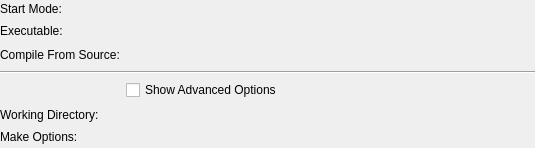
<?xml version="1.0" encoding="UTF-8"?>
<ui version="4.0">
 <class>ProgramInfoC</class>
 <widget class="QWidget" name="ProgramInfoC">
  <property name="geometry">
   <rect>
    <x>0</x>
    <y>0</y>
    <width>535</width>
    <height>148</height>
   </rect>
  </property>
  <property name="windowTitle">
   <string>Form</string>
  </property>
  <layout class="QVBoxLayout" name="verticalLayout">
   <property name="margin">
    <number>0</number>
   </property>
   <item>
    <layout class="QGridLayout" name="gridLayout">
     <item row="0" column="0">
      <widget class="QLabel" name="label_2">
       <property name="text">
        <string>Start Mode:</string>
       </property>
      </widget>
     </item>
     <item row="1" column="0">
      <widget class="QLabel" name="label_executable_title">
       <property name="text">
        <string>Executable:</string>
       </property>
       <property name="alignment">
        <set>Qt::AlignLeading|Qt::AlignLeft|Qt::AlignTop</set>
       </property>
      </widget>
     </item>
     <item row="2" column="0">
      <widget class="QLabel" name="label_compile_from_source_title">
       <property name="text">
        <string>Compile From Source:</string>
       </property>
       <property name="alignment">
        <set>Qt::AlignLeading|Qt::AlignLeft|Qt::AlignTop</set>
       </property>
      </widget>
     </item>
     <item row="5" column="0">
      <widget class="QLabel" name="label_working_directory_title">
       <property name="text">
        <string>Working Directory:</string>
       </property>
      </widget>
     </item>
     <item row="3" column="0" colspan="2">
      <widget class="Line" name="line">
       <property name="orientation">
        <enum>Qt::Horizontal</enum>
       </property>
      </widget>
     </item>
     <item row="0" column="1">
      <widget class="QLabel" name="label_start_mode">
       <property name="sizePolicy">
        <sizepolicy hsizetype="Preferred" vsizetype="Preferred">
         <horstretch>1</horstretch>
         <verstretch>0</verstretch>
        </sizepolicy>
       </property>
       <property name="text">
        <string>&lt;start-mode&gt;</string>
       </property>
       <property name="textFormat">
        <enum>Qt::PlainText</enum>
       </property>
       <property name="textInteractionFlags">
        <set>Qt::LinksAccessibleByMouse|Qt::TextSelectableByKeyboard|Qt::TextSelectableByMouse</set>
       </property>
      </widget>
     </item>
     <item row="1" column="1">
      <widget class="QLabel" name="label_executable">
       <property name="text">
        <string>&lt;executable&gt;</string>
       </property>
       <property name="textFormat">
        <enum>Qt::PlainText</enum>
       </property>
       <property name="textInteractionFlags">
        <set>Qt::LinksAccessibleByMouse|Qt::TextSelectableByKeyboard|Qt::TextSelectableByMouse</set>
       </property>
      </widget>
     </item>
     <item row="2" column="1">
      <widget class="QLabel" name="label_compile_from_source">
       <property name="text">
        <string>&lt;compile-from-source&gt;</string>
       </property>
       <property name="textFormat">
        <enum>Qt::PlainText</enum>
       </property>
       <property name="textInteractionFlags">
        <set>Qt::LinksAccessibleByMouse|Qt::TextSelectableByKeyboard|Qt::TextSelectableByMouse</set>
       </property>
      </widget>
     </item>
     <item row="5" column="1">
      <widget class="QLabel" name="label_working_directory">
       <property name="text">
        <string>&lt;working-directory&gt;</string>
       </property>
       <property name="textFormat">
        <enum>Qt::PlainText</enum>
       </property>
       <property name="alignment">
        <set>Qt::AlignLeading|Qt::AlignLeft|Qt::AlignTop</set>
       </property>
       <property name="textInteractionFlags">
        <set>Qt::LinksAccessibleByMouse|Qt::TextSelectableByKeyboard|Qt::TextSelectableByMouse</set>
       </property>
      </widget>
     </item>
     <item row="4" column="1">
      <widget class="QCheckBox" name="check_show_advanced_options">
       <property name="text">
        <string>Show Advanced Options</string>
       </property>
      </widget>
     </item>
     <item row="6" column="0">
      <widget class="QLabel" name="label_options_title">
       <property name="text">
        <string>Make Options:</string>
       </property>
       <property name="alignment">
        <set>Qt::AlignLeading|Qt::AlignLeft|Qt::AlignTop</set>
       </property>
      </widget>
     </item>
     <item row="6" column="1">
      <widget class="QLabel" name="label_options">
       <property name="text">
        <string>&lt;make-options&gt;</string>
       </property>
       <property name="textFormat">
        <enum>Qt::PlainText</enum>
       </property>
       <property name="textInteractionFlags">
        <set>Qt::LinksAccessibleByMouse|Qt::TextSelectableByKeyboard|Qt::TextSelectableByMouse</set>
       </property>
      </widget>
     </item>
    </layout>
   </item>
  </layout>
 </widget>
 <resources/>
 <connections/>
</ui>
